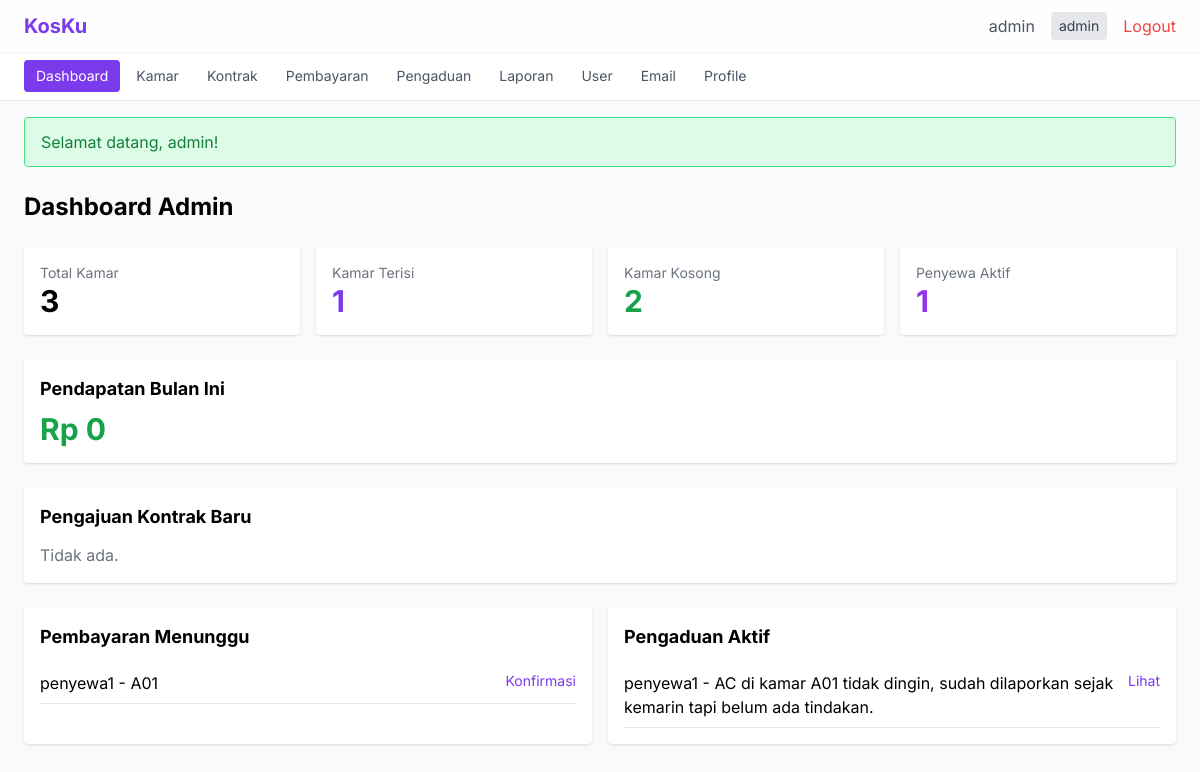
The app's page /dashboard (signed in) with its own data.
### tables this page shows
CREATE TABLE pembayaran (
    id INT AUTO_INCREMENT PRIMARY KEY,
    kontrak_id INT NOT NULL,
    bulan INT NOT NULL,
    tahun INT NOT NULL,
    jumlah DECIMAL(12,2) NOT NULL,
    denda DECIMAL(12,2) DEFAULT 0,
    bukti VARCHAR(255),
    status ENUM('belum_bayar', 'menunggu', 'lunas') NOT NULL DEFAULT 'belum_bayar',
    tgl_bayar DATE,
    created_at TIMESTAMP DEFAULT CURRENT_TIMESTAMP,
    FOREIGN KEY (kontrak_id) REFERENCES kontrak(id) ON DELETE CASCADE
);

CREATE TABLE users (
    id INT AUTO_INCREMENT PRIMARY KEY,
    username VARCHAR(50) NOT NULL UNIQUE,
    email VARCHAR(100) NOT NULL UNIQUE,
    password VARCHAR(255) NOT NULL,
    role ENUM('admin', 'pemilik', 'penyewa') NOT NULL DEFAULT 'penyewa',
    no_telepon VARCHAR(20),
    alamat TEXT,
    created_at TIMESTAMP DEFAULT CURRENT_TIMESTAMP
);

CREATE TABLE kamar (
    id INT AUTO_INCREMENT PRIMARY KEY,
    nomor_kamar VARCHAR(10) NOT NULL UNIQUE,
    tipe VARCHAR(50),
    harga DECIMAL(12,2) NOT NULL,
    kapasitas INT DEFAULT 1,
    fasilitas TEXT,
    status ENUM('tersedia', 'terisi', 'maintenance') NOT NULL DEFAULT 'tersedia',
    foto VARCHAR(255),
    created_at TIMESTAMP DEFAULT CURRENT_TIMESTAMP
);

CREATE TABLE pengaduan (
    id INT AUTO_INCREMENT PRIMARY KEY,
    penyewa_id INT NOT NULL,
    kamar_id INT,
    keluhan TEXT NOT NULL,
    foto VARCHAR(255),
    status ENUM('baru', 'diproses', 'selesai') NOT NULL DEFAULT 'baru',
    respon TEXT,
    created_at TIMESTAMP DEFAULT CURRENT_TIMESTAMP,
    FOREIGN KEY (penyewa_id) REFERENCES users(id) ON DELETE CASCADE,
    FOREIGN KEY (kamar_id) REFERENCES kamar(id) ON DELETE SET NULL
);

### src/Controllers/DashboardController.php (called while the page is built, shortened)
<?php
class DashboardController
{
    public function index(): void
    {
        $role = Auth::getUserRole();
        $data = [];
        if ($role === 'admin' || $role === 'pemilik') {
            $pembayaranModel = new Pembayaran();
            $pengaduanModel = new Pengaduan();
            $data['pembayaran_menunggu'] = $pembayaranModel->getUnconfirmed();
            $data['pengaduan_aktif'] = $pengaduanModel->getActive();
        }
        require_once __DIR__ . '/../../views/dashboard/' . $role . '.php';
    }
}

### public/index.php (called while the page is built, shortened)
<?php
$requestUri = $_SERVER['REQUEST_URI'] ?? '/';
$requestUri = parse_url($requestUri, PHP_URL_PATH);
$requestUri = ltrim($requestUri, '/');
$url = !empty($requestUri) ? $requestUri : ($_GET['url'] ?? '');
$url = rtrim($url, '/');
$url = filter_var($url, FILTER_SANITIZE_URL);
$url = explode('/', $url);
$controllerName = !empty($url[0]) ? ucfirst($url[0]) . 'Controller' : 'AuthController';
$defaultMethod = $controllerName === 'AuthController' ? 'login' : 'index';
$methodName = $url[1] ?? $defaultMethod;
$params = array_slice($url, 2);
$controller = new $controllerClass();
call_user_func_array([$controller, $methodName], $params);

### config/database.php (called while the page is built, shortened)
<?php
class Database
{
    private static ?PDO $instance = null;
    private static string $host = 'localhost';
    private static string $dbname = 'kos_management';
    private static string $user = 'root';
    private static string $pass = '';
    private static string $charset = 'utf8mb4';
    public static function getConnection(): PDO
    {
        if (self::$instance === null) {
            try {
                $dsn = "mysql:host=" . self::$host . ";dbname=" . self::$dbname . ";charset=" . self::$charset;
                self::$instance = new PDO($dsn, self::$user, self::$pass, [
                    PDO::ATTR_ERRMODE => PDO::ERRMODE_EXCEPTION,
                    PDO::ATTR_DEFAULT_FETCH_MODE => PDO::FETCH_ASSOC,
                    PDO::ATTR_EMULATE_PREPARES => false,
                ]);
            } catch (PDOException $e) {
                error_log("Database connection failed: " . $e->getMessage());
                http_response_code(500);
                require_once __DIR__ . '/../views/errors/500.php';
                exit;
            }
        }
        return self::$instance;
    }
}

### src/Models/Pembayaran.php (called while the page is built, shortened)
<?php
class Pembayaran
{
    private PDO $db;
    public function __construct()
    {
        $this->db = Database::getConnection();
    }
    public function getUnconfirmed(): array
    {
        $sql = "SELECT p.*, u.username as nama_penyewa, km.nomor_kamar
                FROM pembayaran p
                JOIN kontrak k ON p.kontrak_id = k.id
                JOIN users u ON k.penyewa_id = u.id
                JOIN kamar km ON k.kamar_id = km.id
                WHERE p.status = 'menunggu'
                ORDER BY p.created_at ASC";
        return $this->db->query($sql)->fetchAll();
    }
}

### src/Helpers/Security.php (called while the page is built, shortened)
<?php
class Security
{
    public static function escapeHtml(string $data): string
    {
        return htmlspecialchars($data, ENT_QUOTES | ENT_HTML5, 'UTF-8');
    }
}

### src/Models/Pengaduan.php (called while the page is built, shortened)
<?php
class Pengaduan
{
    private PDO $db;
    public function __construct()
    {
        $this->db = Database::getConnection();
    }
    public function getActive(): array
    {
        $sql = "SELECT a.*, u.username as nama_penyewa, km.nomor_kamar
                FROM pengaduan a
                JOIN users u ON a.penyewa_id = u.id
                LEFT JOIN kamar km ON a.kamar_id = km.id
                WHERE a.status IN ('baru', 'diproses')
                ORDER BY a.created_at ASC";
        return $this->db->query($sql)->fetchAll();
    }
}

### views/dashboard/admin.php (the view, shortened to what this page needs)
<?php
require_once __DIR__ . '/../../src/Helpers/Security.php';
?>
<?php require_once __DIR__ . '/../layouts/header.php'; ?>
<div class="max-w-7xl mx-auto">
    <h1 class="text-2xl font-bold mb-6">Dashboard Admin</h1>
    <div class="grid grid-cols-1 md:grid-cols-4 gap-4 mb-6">
        <div class="bg-white rounded shadow p-4">
            <p class="text-gray-500 text-sm">Total Kamar</p>
            <p class="text-3xl font-bold"><?= $data['total_kamar'] ?></p>
        </div>
        <div class="bg-white rounded shadow p-4">
            <p class="text-gray-500 text-sm">Kamar Terisi</p>
            <p class="text-3xl font-bold text-violet-600"><?= $data['kamar_terisi'] ?></p>
        </div>
        <div class="bg-white rounded shadow p-4">
            <p class="text-gray-500 text-sm">Kamar Kosong</p>
            <p class="text-3xl font-bold text-green-600"><?= $data['kamar_kosong'] ?></p>
        </div>
        <div class="bg-white rounded shadow p-4">
            <p class="text-gray-500 text-sm">Penyewa Aktif</p>
            <p class="text-3xl font-bold text-purple-600"><?= $data['penyewa_aktif'] ?></p>
        </div>
    </div>
    <div class="bg-white rounded shadow p-4 mb-6">
        <h2 class="font-bold text-lg mb-2">Pendapatan Bulan Ini</h2>
        <p class="text-3xl font-bold text-green-600">Rp <?= number_format($data['pendapatan_bulan_ini'], 0, ',', '.') ?></p>
    </div>
    <div class="bg-white rounded shadow p-4 mb-6">
        <h2 class="font-bold text-lg mb-3">Pengajuan Kontrak Baru</h2>
        <?php if (empty($data['kontrak_menunggu'])): ?>
            <p class="text-gray-500">Tidak ada.</p>
        <?php endif; ?>
    </div>
    <div class="grid grid-cols-1 md:grid-cols-2 gap-4">
        <div class="bg-white rounded shadow p-4">
            <h2 class="font-bold text-lg mb-3">Pembayaran Menunggu</h2>
            <?php if (empty($data['pembayaran_menunggu'])): ?>
                <p class="text-gray-500">Tidak ada.</p>
            <?php else: ?>
                <?php foreach ($data['pembayaran_menunggu'] as $p): ?>
                    <div class="border-b py-2 flex justify-between">
                        <span><?= Security::escapeHtml($p['nama_penyewa']) ?> - <?= Security::escapeHtml($p['nomor_kamar']) ?></span>
                        <a href="/pembayaran/index" class="text-violet-600 text-sm">Konfirmasi</a>
                    </div>
                <?php endforeach; ?>
            <?php endif; ?>
        </div>
        <div class="bg-white rounded shadow p-4">
            <h2 class="font-bold text-lg mb-3">Pengaduan Aktif</h2>
            <?php if (empty($data['pengaduan_aktif'])): ?>
                <p class="text-gray-500">Tidak ada.</p>
            <?php else: ?>
                <?php foreach ($data['pengaduan_aktif'] as $a): ?>
                    <div class="border-b py-2 flex justify-between">
                        <span><?= Security::escapeHtml($a['nama_penyewa']) ?> - <?= Security::escapeHtml($a['keluhan']) ?></span>
                        <a href="/pengaduan/detail/<?= $a['id'] ?>" class="text-violet-600 text-sm">Lihat</a>
                    </div>
                <?php endforeach; ?>
            <?php endif; ?>
        </div>
    </div>
</div>
<?php require_once __DIR__ . '/../layouts/footer.php'; ?>

### views/layouts/header.php (style rules this page uses)
body { font-family: 'Inter', sans-serif; }

### records on screen
pembayaran: users.username "penyewa1", kamar.nomor_kamar "A01"
pengaduan: penyewa.username "penyewa1", keluhan "AC di kamar A01 tidak dingin, sudah dilaporkan sejak kemarin tapi belum ada tindakan."

### other values on screen
$data['total_kamar'] "3"
$data['kamar_terisi'] "1"
$data['kamar_kosong'] "2"
$data['penyewa_aktif'] "1"
$data['pendapatan_bulan_ini'] "0"
